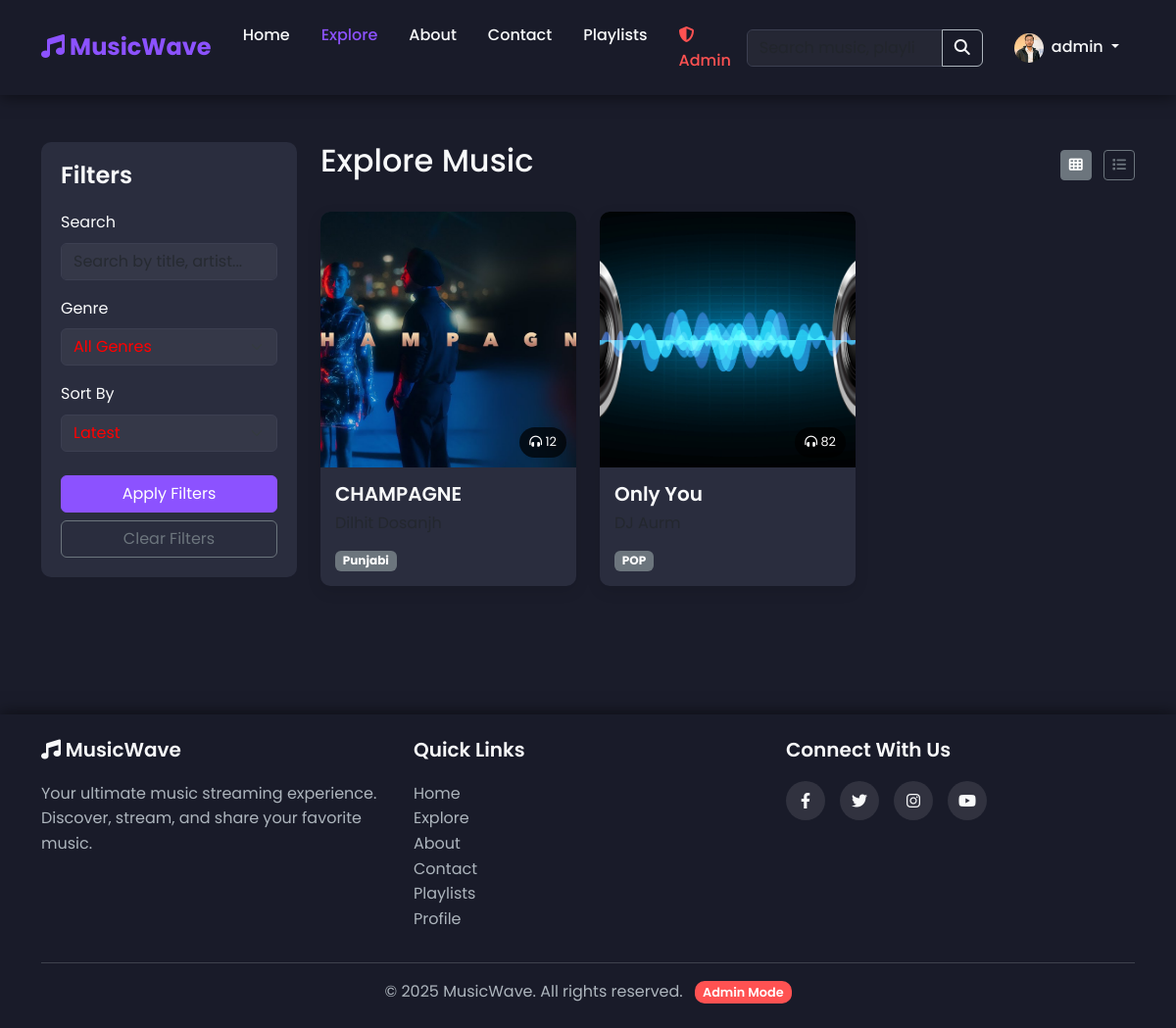
Page /music/ (signed in) on the earlier database version.
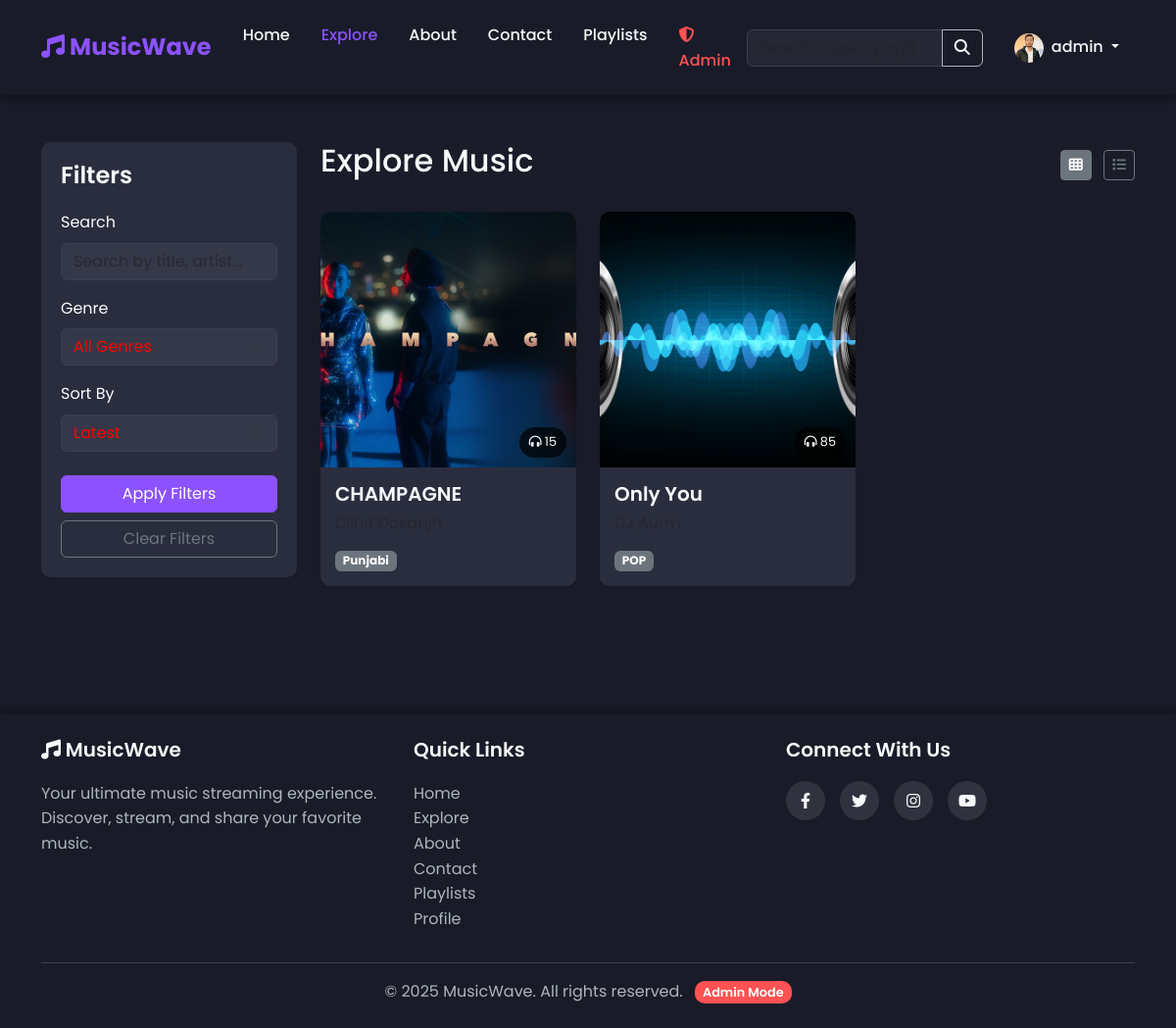
Same page on the later database version.
### core/models.py (models this page shows, shortened)
class User(AbstractUser):
    profile_image = models.ImageField(upload_to='profile_images/', null=True, blank=True)
    bio = models.TextField(null=True, blank=True)

class Music(models.Model):
    title = models.CharField(max_length=255)
    artist = models.CharField(max_length=255)
    album = models.CharField(max_length=255, blank=True, null=True)
    genre = models.CharField(max_length=100, blank=True, null=True)
    genre_fk = models.ForeignKey(Genre, on_delete=models.SET_NULL, null=True, blank=True, related_name='music')
    release_date = models.DateField(blank=True, null=True)
    duration = models.FloatField(default=0.0)
    audio_file = models.FileField(upload_to='music/')
    cover_image = models.ImageField(upload_to='covers/', blank=True, null=True)
    upload_date = models.DateTimeField(default=timezone.now)
    uploader = models.ForeignKey(User, on_delete=models.CASCADE, related_name='uploaded_music')
    is_approved = models.BooleanField(default=True)
    plays_count = models.IntegerField(default=0)

class Genre(models.Model):
    name = models.CharField(max_length=100, unique=True)
    description = models.TextField(blank=True, null=True)
    image = models.ImageField(upload_to='genre_images/', blank=True, null=True)
    created_at = models.DateTimeField(auto_now_add=True)
    class Meta:
        ordering = ['name']

### core/views.py (the view)
# urls.py: path('music/', views.music_list, name='music_list'),
@login_required
def music_list(request):
    search_query = request.GET.get('q', '')
    genre_filter = request.GET.get('genre', '')
    uploader_filter = request.GET.get('uploader', '')
    sort_by = request.GET.get('sort', 'latest')
    music_query = Music.objects.filter(is_approved=True)
    if search_query:
        music_query = music_query.filter(
            Q(title__icontains=search_query) |
            Q(artist__icontains=search_query) |
            Q(album__icontains=search_query)
        )
    if genre_filter:
        try:
            genre = Genre.objects.get(name=genre_filter)
            music_query = music_query.filter(Q(genre_fk=genre) | Q(genre=genre_filter))
        except Genre.DoesNotExist:
            music_query = music_query.filter(genre=genre_filter)
    if uploader_filter:
        music_query = music_query.filter(uploader_id=uploader_filter)
    if sort_by == 'popular':
        music_query = music_query.order_by('-plays_count')
    elif sort_by == 'rating':
        music_query = music_query.annotate(avg_rating=Avg('ratings__rating')).order_by('-avg_rating')
    else:  # latest
        music_query = music_query.order_by('-upload_date')
    all_genres = Genre.objects.all().order_by('name')
    uploaders = User.objects.filter(uploaded_music__isnull=False).distinct()
    context = {
        'music_list': music_query,
        'genres': all_genres,
        'uploaders': uploaders,
        'search_query': search_query,
        'genre_filter': genre_filter,
        'uploader_filter': uploader_filter,
        'sort_by': sort_by,
    }
    return render(request, 'core/music_list.html', context)

### templates/core/music_list.html (shortened to what this page needs)
{% extends 'base.html' %}
{% load static %}
{% block content %}
    <section class="music-list-section py-5">
        <div class="container">
            <div class="row">
                <div class="col-lg-3 mb-4">
                    <div class="filters-card">
                        <h4 class="filters-title">Filters</h4>
                        <form action="{% url 'music_list' %}" method="get">
                            <div class="mb-3">
                                <label for="search-input" class="form-label">Search</label>
                                <input type="text"
                                       class="form-control search-input"
                                       id="search-input"
                                       name="q"
                                       value="{{ search_query }}"
                                       placeholder="Search by title, artist...">
                            </div>
                            <div class="mb-3">
                                <label for="genre-select" class="form-label">Genre</label>
                                <select class="form-select genre-select" id="genre-select" name="genre">
                                    <option value="">All Genres</option>
                                </select>
                            </div>
                            <div class="mb-4">
                                <label for="sort-select" class="form-label">Sort By</label>
                                <select class="form-select sort-select" id="sort-select" name="sort">
                                    <option value="latest" {% if sort_by == 'latest' %}selected{% endif %}>Latest</option>
                                </select>
                            </div>
                            <button type="submit" class="btn btn-primary w-100">Apply Filters</button>
                            <a href="{% url 'music_list' %}"
                               class="btn btn-outline-secondary w-100 mt-2">Clear Filters</a>
                        </form>
                    </div>
                </div>
                <div class="col-lg-9">
                    <div class="d-flex justify-content-between align-items-center mb-4">
                        <h2>Explore Music</h2>
                        <div class="view-options">
                            <button class="btn btn-outline-secondary btn-sm me-2 active"
                                    id="grid-view-btn">
                                <i class="fas fa-th"></i>
                            </button>
                            <button class="btn btn-outline-secondary btn-sm" id="list-view-btn">
                                <i class="fas fa-list"></i>
                            </button>
                        </div>
                    </div>
                    <div id="grid-view" class="row g-4">
                        {% for music in music_list %}
                            <div class="col-md-4">
                                <div class="music-card">
                                    <div class="music-card-img">
                                        {% if music.cover_image %}
                                            <img src="{{ music.cover_image.url }}"
                                                 alt="{{ music.title }}"
                                                 class="music-cover"
                                                 width="80"
                                                 height="80">
                                        {% else %}
                                            <img src="{% static 'images/default-cover.png' %}"
                                                 alt="{{ music.title }}"
                                                 class="music-cover"
                                                 width="80"
                                                 height="80">
                                        {% endif %}
                                        <div class="play-count">
                                            <i class="fas fa-headphones-alt"></i> {{ music.plays_count }}
                                        </div>
                                    </div>
                                    <div class="music-card-body">
                                        <h5>
                                            <a href="{% url 'music_detail' music.id %}">{{ music.title }}</a>
                                        </h5>
                                        <p class="text-muted">{{ music.artist }}</p>
                                        <div class="d-flex justify-content-between align-items-center">
                                            {% if music.genre_fk %}
                                                <a href="{% url 'genre_detail' music.genre_fk.id %}"
                                                   class="badge bg-secondary text-decoration-none">{{ music.genre_fk.name }}</a>
                                            {% else %}
                                                <span class="badge bg-secondary">{{ music.genre|default:"Unknown" }}</span>
                                            {% endif %}
                                        </div>
                                    </div>
                                </div>
                            </div>
                        {% empty %}
                            <div class="col-12">
                                <div class="alert alert-info">No music found matching your criteria. Try adjusting your filters.</div>
                            </div>
                        {% endfor %}
                    </div>
                </div>
            </div>
        </div>
    </section>
{% endblock %}

### templates/base.html (shortened to what this page needs)
<!DOCTYPE html>
<html lang="en">
  <head>
    <link
      rel="stylesheet"
      href="https://cdnjs.cloudflare.com/ajax/libs/font-awesome/6.4.0/css/all.min.css"
    />
    <link
      href="https://cdn.jsdelivr.net/npm/bootstrap@5.3.0/dist/css/bootstrap.min.css"
      rel="stylesheet"
    />
    {% load static %}
    <link rel="stylesheet" href="{% static 'css/style.css' %}" />
  </head>
  <body>
    <nav class="navbar navbar-expand-lg navbar-dark">
      <div class="container">
        <a class="navbar-brand" href="{% url 'index' %}">
          <i class="fas fa-music"></i> MusicWave
        </a>
        <div class="collapse navbar-collapse" id="navbarNav">
          <ul class="navbar-nav me-auto">
            <li class="nav-item">
              <a
                class="nav-link {% if request.path == '/' %}active{% endif %}"
                href="{% url 'index' %}"
                >Home</a
              >
            </li>
            <li class="nav-item">
              <a
                class="nav-link {% if '/music/' in request.path %}active{% endif %}"
                href="{% url 'music_list' %}"
                >Explore</a
              >
            </li>
            <li class="nav-item">
              <a
                class="nav-link {% if request.path == '/about/' %}active{% endif %}"
                href="{% url 'about' %}"
                >About</a
              >
            </li>
            <li class="nav-item">
              <a
                class="nav-link {% if request.path == '/contact/' %}active{% endif %}"
                href="{% url 'contact' %}"
                >Contact</a
              >
            </li>
            {% if user.is_authenticated %}
            <li class="nav-item">
              <a
                class="nav-link {% if '/playlists/' in request.path %}active{% endif %}"
                href="{% url 'playlist_list' %}"
                >Playlists</a
              >
            </li>
            {% if user.is_staff or user.is_superuser %}
            <li class="nav-item">
              <a
                class="nav-link admin-link {% if '/admin/' in request.path %}active{% endif %}"
                href="{% url 'admin:index' %}"
                ><i class="fas fa-shield-alt me-1"></i>Admin</a
              >
            </li>
            {% endif %} {% endif %}
          </ul>
          <form class="d-flex me-3" action="{% url 'search' %}" method="get">
            <div class="input-group">
              <input
                class="form-control"
                type="search"
                name="q"
                placeholder="Search music, playlists, users..."
                aria-label="Search"
              />
              <button class="btn btn-outline-light" type="submit">
                <i class="fas fa-search"></i>
              </button>
            </div>
          </form>
          <ul class="navbar-nav ms-auto">
            {% if user.is_authenticated %}
            <li class="nav-item dropdown">
              <a
                class="nav-link dropdown-toggle"
                href="#"
                id="navbarDropdown"
                role="button"
                data-bs-toggle="dropdown"
              >
                {% if user.profile_image %}
                <img
                  src="{{ user.profile_image.url }}"
                  alt="{{ user.username }}"
                  class="avatar-sm rounded-circle me-1"
                />
                {% else %}
                <i class="fas fa-user-circle me-1"></i>
                {% endif %} {{ user.username }}
              </a>
            </li>
            {% endif %}
          </ul>
        </div>
      </div>
    </nav>
    <main>
       {% block content %}{% endblock %}
    </main>
    <footer class="footer mt-5 py-4">
      <div class="container">
        <div class="row">
          <div class="col-md-4">
            <h5><i class="fas fa-music"></i> MusicWave</h5>
            <p>
              Your ultimate music streaming experience. Discover, stream, and
              share your favorite music.
            </p>
          </div>
          <div class="col-md-4">
            <h5>Quick Links</h5>
            <ul class="list-unstyled">
              <li><a href="{% url 'index' %}">Home</a></li>
              <li><a href="{% url 'music_list' %}">Explore</a></li>
              <li><a href="{% url 'about' %}">About</a></li>
              <li><a href="{% url 'contact' %}">Contact</a></li>
              {% if user.is_authenticated %}
              <li><a href="{% url 'playlist_list' %}">Playlists</a></li>
              <li><a href="{% url 'profile' %}">Profile</a></li>
              {% else %}
              <li><a href="{% url 'login' %}">Login</a></li>
              <li><a href="{% url 'register' %}">Sign Up</a></li>
              {% endif %}
            </ul>
          </div>
          <div class="col-md-4">
            <h5>Connect With Us</h5>
            <div class="social-links">
              <a href="#"><i class="fab fa-facebook-f"></i></a>
              <a href="#"><i class="fab fa-twitter"></i></a>
              <a href="#"><i class="fab fa-instagram"></i></a>
              <a href="#"><i class="fab fa-youtube"></i></a>
            </div>
          </div>
        </div>
        <hr />
        <div class="text-center">
          <p class="mb-0">
            &copy; {% now "Y" %} MusicWave. All rights reserved.
            {% if user.is_staff or user.is_superuser %}
            <span class="admin-badge ms-2">Admin Mode</span>
            {% endif %}
          </p>
        </div>
      </div>
    </footer>
  </body>
</html>

Differences in the rows shown:
changed Music "CHAMPAGNE": plays_count "12" → "15"
changed Music "Only You": plays_count "82" → "85"
